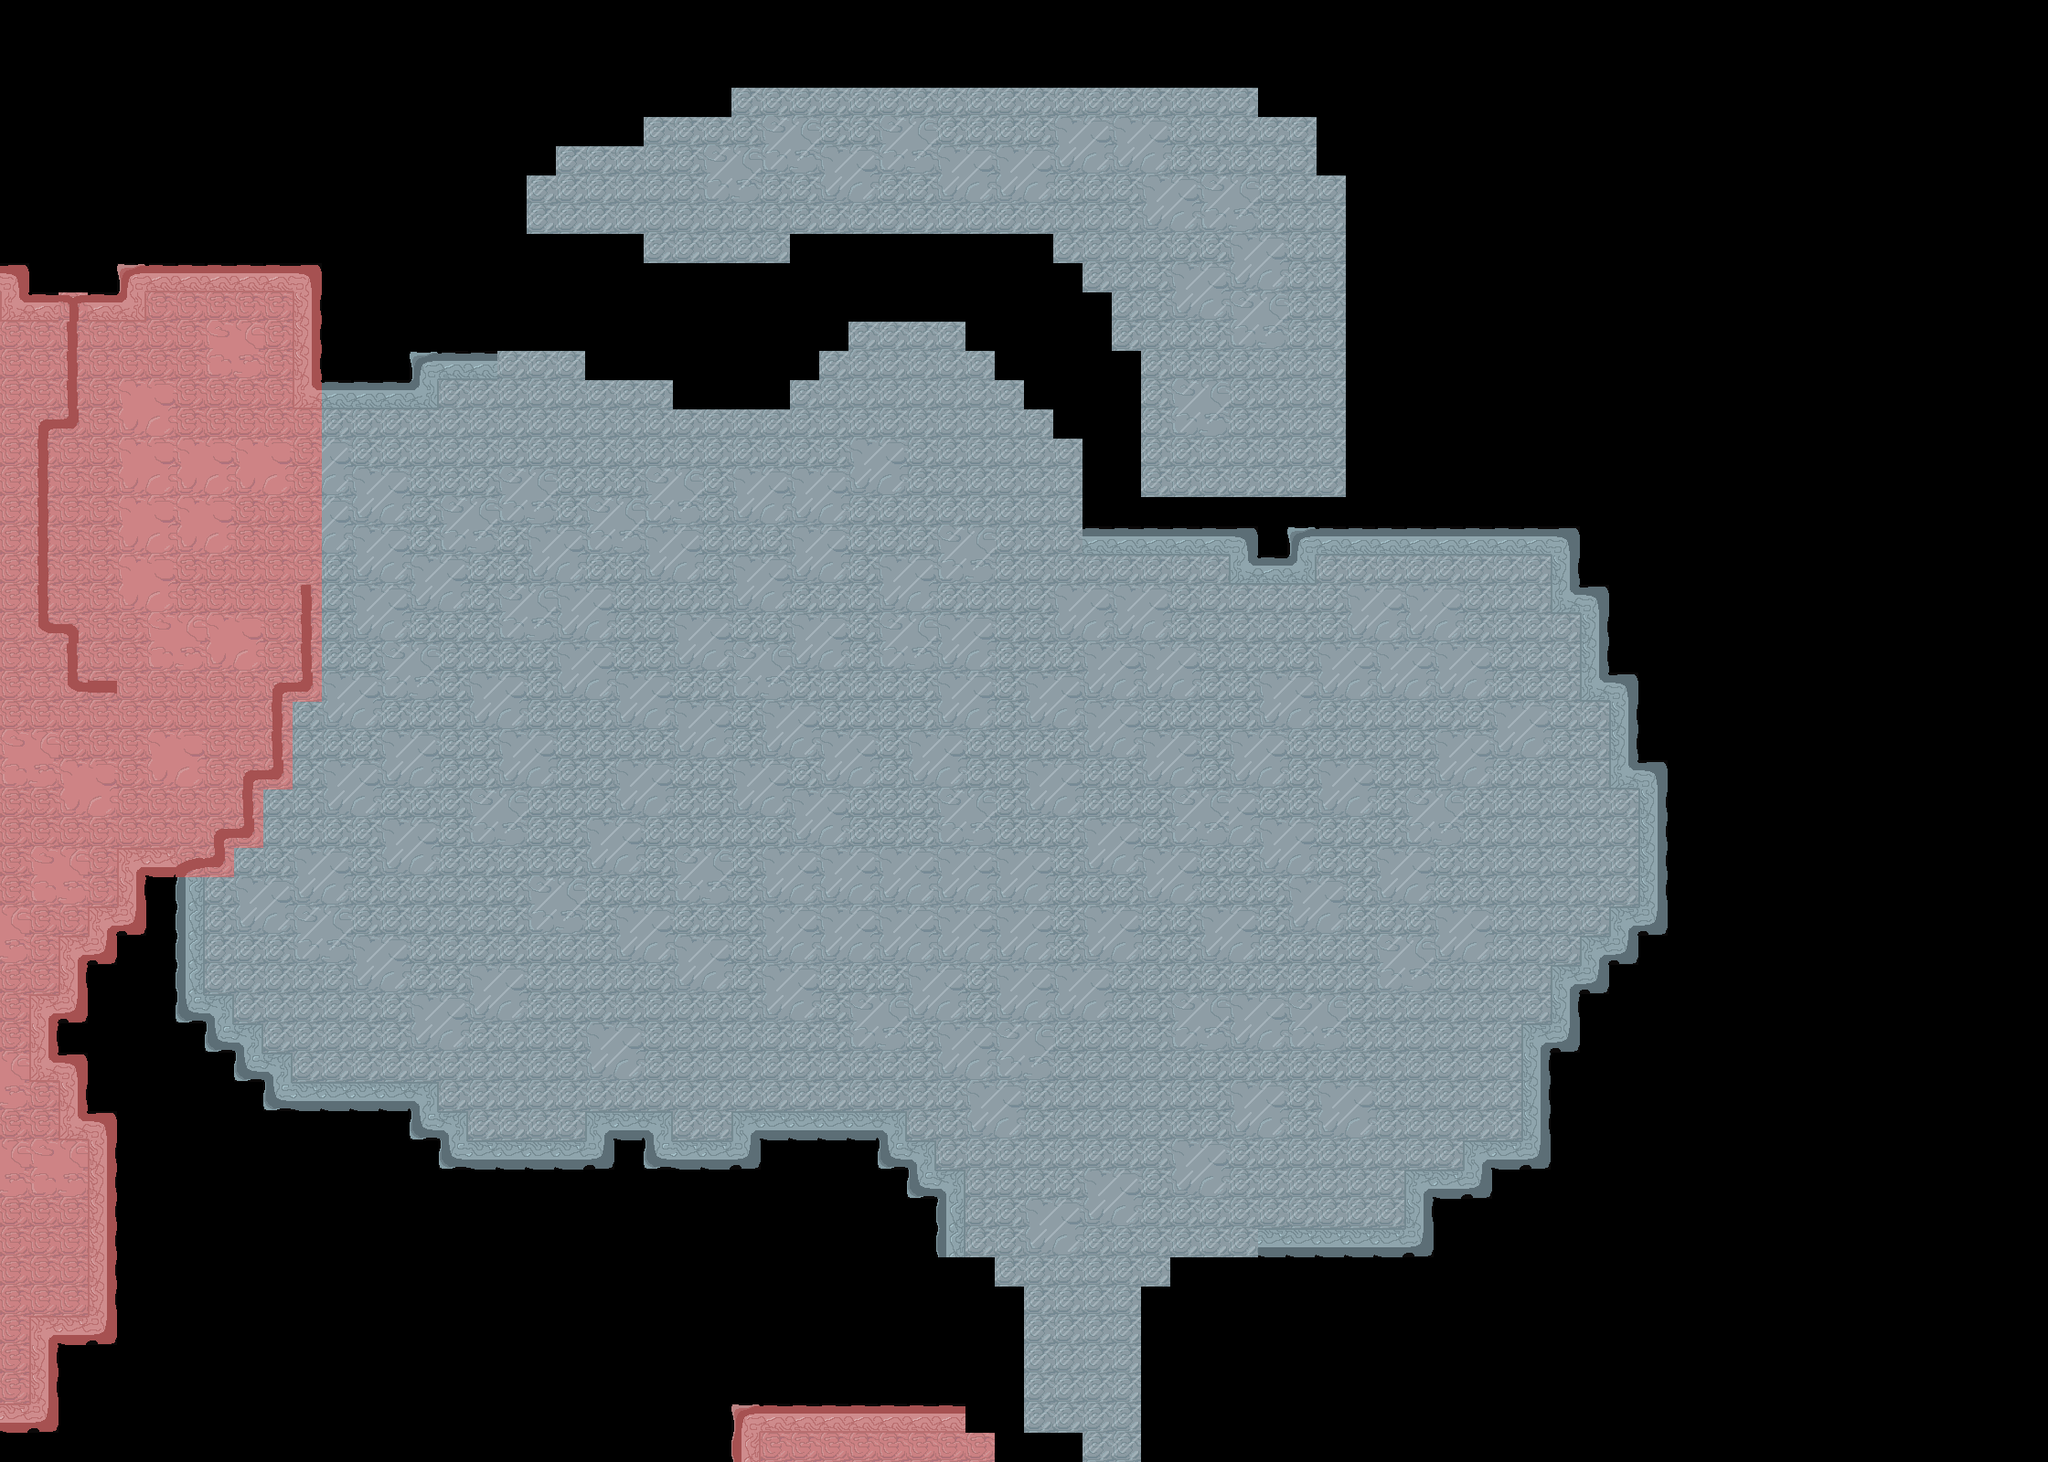

A level layout from a 2D game, rendered from its tile map. Below: a short description, then the map file with tile-grid data replaced by summaries:
An orthogonal 70x50 tile map with 32x32 px tiles, 6 tile layers (plateformes, sillons, trou, trou2, ...), 2 hidden layers not drawn and 12 objects.

<map version="1.5" tiledversion="1.7.2" orientation="orthogonal" renderorder="right-down" width="70" height="50" tilewidth="32" tileheight="32" infinite="0" nextlayerid="15" nextobjectid="25">
 <editorsettings>
  <export target="map3.json" format="json" />
 </editorsettings>
 <tileset firstgid="1" name="tileset" tilewidth="32" tileheight="32" tilecount="112" columns="16">
  <image source="assets/tileset.png" width="512" height="224" />
  <tile id="1">
   <properties>
    <property name="portail1" type="bool" value="false" />
    <property name="trou" type="bool" value="true" />
   </properties>
  </tile>
  <tile id="2">
   <properties>
    <property name="portail3" type="bool" value="true" />
   </properties>
  </tile>
  <tile id="4">
   <properties>
    <property name="estSolide" type="bool" value="true" />
   </properties>
  </tile>
  <tile id="5">
   <properties>
    <property name="estSolide" type="bool" value="true" />
   </properties>
  </tile>
  <tile id="6">
   <properties>
    <property name="estSolide" type="bool" value="true" />
   </properties>
  </tile>
  <tile id="7">
   <properties>
    <property name="estSolide" type="bool" value="true" />
   </properties>
  </tile>
  <tile id="8">
   <properties>
    <property name="estSolide" type="bool" value="true" />
   </properties>
  </tile>
  <tile id="9">
   <properties>
    <property name="estSolide" type="bool" value="true" />
   </properties>
  </tile>
  <tile id="11">
   <properties>
    <property name="estSolide" type="bool" value="true" />
   </properties>
  </tile>
  <tile id="12">
   <properties>
    <property name="estSolide" type="bool" value="true" />
   </properties>
  </tile>
  <tile id="13">
   <properties>
    <property name="estSolide" type="bool" value="true" />
   </properties>
  </tile>
  <tile id="14">
   <properties>
    <property name="estSolide" type="bool" value="true" />
   </properties>
  </tile>
  <tile id="15">
   <properties>
    <property name="estSolide" type="bool" value="true" />
   </properties>
  </tile>
  <tile id="16">
   <properties>
    <property name="portail2" type="bool" value="true" />
   </properties>
  </tile>
  <tile id="17">
   <properties>
    <property name="estSolide" type="bool" value="true" />
   </properties>
  </tile>
  <tile id="18">
   <properties>
    <property name="trou2" type="bool" value="true" />
   </properties>
  </tile>
  <tile id="20">
   <properties>
    <property name="estSolide" type="bool" value="true" />
   </properties>
  </tile>
  <tile id="22">
   <properties>
    <property name="estSolide" type="bool" value="true" />
   </properties>
  </tile>
  <tile id="23">
   <properties>
    <property name="estSolide" type="bool" value="true" />
   </properties>
  </tile>
  <tile id="25">
   <properties>
    <property name="estSolide" type="bool" value="true" />
   </properties>
  </tile>
  <tile id="26">
   <properties>
    <property name="estSolide" type="bool" value="true" />
   </properties>
  </tile>
  <tile id="27">
   <properties>
    <property name="estSolide" type="bool" value="true" />
   </properties>
  </tile>
  <tile id="28">
   <properties>
    <property name="estSolide" type="bool" value="true" />
   </properties>
  </tile>
  <tile id="29">
   <properties>
    <property name="estSolide" type="bool" value="true" />
   </properties>
  </tile>
  <tile id="30">
   <properties>
    <property name="estSolide" type="bool" value="true" />
   </properties>
  </tile>
  <tile id="31">
   <properties>
    <property name="estSolide" type="bool" value="true" />
   </properties>
  </tile>
  <tile id="34">
   <properties>
    <property name="reset" type="bool" value="true" />
   </properties>
  </tile>
  <tile id="36">
   <properties>
    <property name="estSolide" type="bool" value="true" />
   </properties>
  </tile>
  <tile id="37">
   <properties>
    <property name="estSolide" type="bool" value="true" />
   </properties>
  </tile>
  <tile id="38">
   <properties>
    <property name="estSolide" type="bool" value="true" />
   </properties>
  </tile>
  <tile id="39">
   <properties>
    <property name="estSolide" type="bool" value="true" />
   </properties>
  </tile>
  <tile id="40">
   <properties>
    <property name="estSolide" type="bool" value="true" />
   </properties>
  </tile>
  <tile id="41">
   <properties>
    <property name="estSolide" type="bool" value="true" />
   </properties>
  </tile>
  <tile id="67">
   <properties>
    <property name="estSolide" type="bool" value="true" />
   </properties>
  </tile>
  <tile id="68">
   <properties>
    <property name="estSolide" type="bool" value="true" />
   </properties>
  </tile>
  <tile id="72">
   <properties>
    <property name="estSolide" type="bool" value="true" />
   </properties>
  </tile>
  <tile id="73">
   <properties>
    <property name="estSolide" type="bool" value="true" />
   </properties>
  </tile>
  <tile id="83">
   <properties>
    <property name="estSolide" type="bool" value="true" />
   </properties>
  </tile>
  <tile id="84">
   <properties>
    <property name="estSolide" type="bool" value="true" />
   </properties>
  </tile>
  <tile id="88">
   <properties>
    <property name="estSolide" type="bool" value="true" />
   </properties>
  </tile>
  <tile id="89">
   <properties>
    <property name="estSolide" type="bool" value="true" />
   </properties>
  </tile>
 </tileset>
 <imagelayer id="2" name="background" visible="0" offsetx="-1394.19" offsety="-203.767">
  <image source="assets/map_test_02.png" width="4500" height="3300" />
 </imagelayer>
 <layer id="1" name="plateformes" width="70" height="50">
  <data>[3500 cells, 1723 non-empty, 40 distinct tile ids]</data>
 </layer>
 <layer id="14" name="sillons" width="70" height="50">
  <data>[3500 cells, 31 non-empty, 8 distinct tile ids]</data>
 </layer>
 <objectgroup id="7" name="monstres">
  <object id="5" gid="36" x="704" y="768" width="32" height="32" />
  <object id="6" gid="36" x="1085.33" y="669.333" width="32" height="32" />
  <object id="7" gid="36" x="960" y="1024" width="32" height="32" />
  <object id="8" gid="36" x="448" y="993.333" width="32" height="32" />
  <object id="9" gid="36" x="1372" y="770.667" width="32" height="32" />
  <object id="10" gid="36" x="1444" y="1020" width="32" height="32" />
  <object id="11" gid="36" x="1214.67" y="1210.67" width="32" height="32" />
  <object id="12" gid="36" x="1150" y="964" width="32" height="32" />
 </objectgroup>
 <objectgroup id="8" name="saut">
  <object id="14" gid="36" x="1345.33" y="478" width="32" height="32" />
 </objectgroup>
 <objectgroup id="9" name="plaque_1">
  <object id="20" gid="18" x="975.333" y="432" width="32" height="32" />
 </objectgroup>
 <objectgroup id="11" name="plaque_2">
  <object id="23" gid="18" x="1618" y="910" width="32" height="32" />
 </objectgroup>
 <objectgroup id="12" name="plaque_3">
  <object id="24" gid="18" x="656" y="1134" width="32" height="32" />
 </objectgroup>
 <layer id="4" name="trou" width="70" height="50">
  <data>[3500 cells, 73 non-empty, 1 distinct tile ids]</data>
 </layer>
 <layer id="13" name="trou2" width="70" height="50">
  <data>[3500 cells, 28 non-empty, 1 distinct tile ids]</data>
 </layer>
 <layer id="5" name="portail2" width="70" height="50">
  <data>[3500 cells, 6 non-empty, 1 distinct tile ids]</data>
 </layer>
 <layer id="6" name="portail3" width="70" height="50">
  <data>[3500 cells, 4 non-empty, 1 distinct tile ids]</data>
 </layer>
 <layer id="3" name="pont" width="70" height="50" visible="0">
  <data>[3500 cells, 32 non-empty, 5 distinct tile ids]</data>
 </layer>
</map>